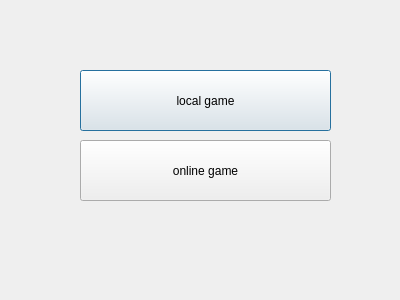
<?xml version="1.0" encoding="UTF-8"?>
<ui version="4.0">
 <class>NewGame</class>
 <widget class="QDialog" name="NewGame">
  <property name="geometry">
   <rect>
    <x>0</x>
    <y>0</y>
    <width>400</width>
    <height>300</height>
   </rect>
  </property>
  <property name="windowTitle">
   <string>Dialog</string>
  </property>
  <widget class="QPushButton" name="singleBtn">
   <property name="geometry">
    <rect>
     <x>80</x>
     <y>70</y>
     <width>251</width>
     <height>61</height>
    </rect>
   </property>
   <property name="text">
    <string>local game</string>
   </property>
  </widget>
  <widget class="QPushButton" name="onlineBtn">
   <property name="geometry">
    <rect>
     <x>80</x>
     <y>140</y>
     <width>251</width>
     <height>61</height>
    </rect>
   </property>
   <property name="text">
    <string>online game</string>
   </property>
  </widget>
 </widget>
 <resources/>
 <connections/>
</ui>
